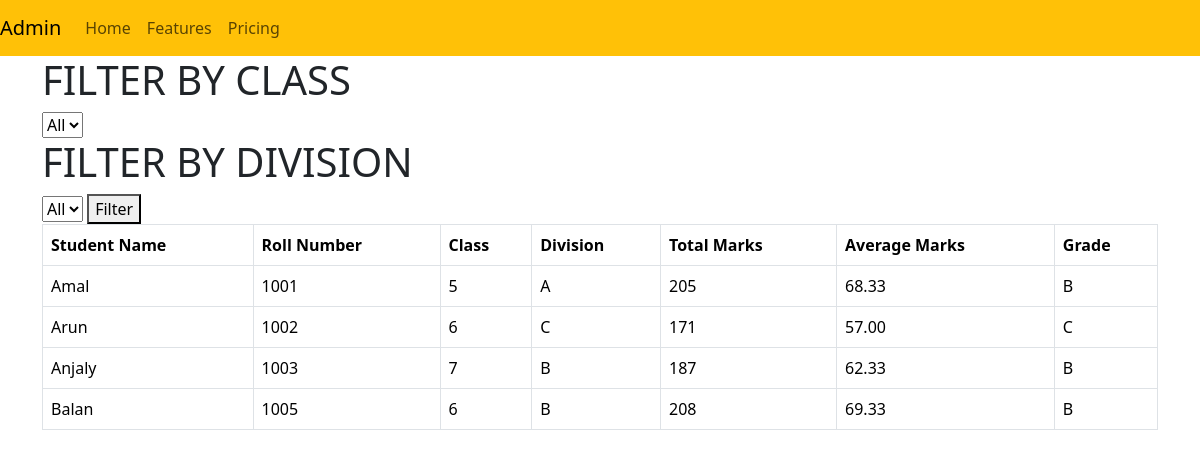
The page / on the database its author committed.
### school/models.py (models this page shows, shortened)
class Class(models.Model):
    name=models.IntegerField()
    def __str__(self):
        return str(self.name)

class Student(models.Model):
    name=models.CharField(max_length=50)
    roll_number=models.IntegerField(unique=True)
    class_name=models.ForeignKey(Class,on_delete=models.CASCADE,related_name='class_details')
    division=models.ForeignKey(Division,on_delete=models.CASCADE,related_name='division_details')

class Division(models.Model):
    name=models.CharField(max_length=2)
    def __str__(self):
        return self.name

### school/views.py (the view)
# urls.py: path('',views.home_page,name='home'),
def home_page(request):
    marks = Marks.objects.select_related('student')
    dict=[]
    if request.GET.get('class'):
        marks = marks.filter(student__class_name__name=request.GET.get('class'))
    if request.GET.get('division'):
        marks = marks.filter(student__division__name=request.GET.get('division'))
    for student in marks:
        total=student.math_mark+student.english_mark+student.malayalam_mark
        avg=total/3
        if avg >=75:
            grade='A'
        elif avg >=60 and avg < 75:
            grade='B'
        elif avg >=40 and avg <60:
            grade='C'
        else:
            grade='Fail'
        student_dict={
            'name':student.student.name,
            'roll_no':student.student.roll_number,
            'class':student.student.class_name,
            'division':student.student.division,
            'total':total,
            'average':avg,
            'grade':grade
        }
        dict.append(student_dict)
    return render(request, 'home.html', {'marks': dict})

### school/templates/home.html (shortened to what this page needs)
{% extends "base.html" %}
{% block content %}
<div class='container'>
    <div>
        <form method='get'>
            <h1>FILTER BY CLASS</h1>
            <select name='class'>
                <option value=''>All</option>
            </select>
            <h1>FILTER BY DIVISION</h1>
            <select name='division'>
                <option value=''>All</option>
            </select>
            <button type='submit'>Filter</button>
        </form>
    <table class='table table-bordered'>
        <thead>
            <tr>
                <td><b>Student Name</b> </td>
                <td><b>Roll Number</b></td>
                <td><b>Class</b></td>
                <td><b>Division</b></td>
                <td><b>Total Marks</b></td>
                <td><b>Average Marks</b></td>
                <td><b>Grade</b> </td>
            </tr>
        </thead>
        <tbody>
{% for i in marks  %}
<tr>
    <td>{{ i.name }}</td>
    <td>{{ i.roll_no }}</td>
    <td>{{ i.class}}</td>
    <td>{{ i.division }}</td>
    <td>{{ i.total }}</td>
    <td>{{ i.average|floatformat:2 }}</td>
    <td>{{ i.grade }}</td>
</tr>
{% endfor %}
</tbody>
    </table>
{% endblock content %}

### school/templates/base.html (shortened to what this page needs)
<!DOCTYPE html>
    <head>
        <link href="https://cdn.jsdelivr.net/npm/bootstrap@5.3.8/dist/css/bootstrap.min.css" rel="stylesheet">
    </head>
    <body>
        <nav class="navbar navbar-expand-lg navbar-light bg-warning">
                <a class="navbar-brand" href="{% url "admin_login" %}">Admin</a>
                <div class="collapse navbar-collapse" id="navbarNav">
                    <ul class="navbar-nav">
                    <li class="nav-item active">
                        <a class="nav-link" href="{% url "home" %}">Home </a>
                    </li>
                    <li class="nav-item">
                        <a class="nav-link" href="#">Features</a>
                    </li>
                    <li class="nav-item">
                        <a class="nav-link" href="#">Pricing</a>
                    </li>
                    </ul>
                </div>
</nav>
       {% block content %}
       {% endblock content %}
    </body>
</html>

### rows shown on the page
Class: name "Amal", roll_no "1001", class "5", division "A", total "205", average "68.33", grade "B"
Class: name "Arun", roll_no "1002", class "6", division "C", total "171", average "57.00", grade "C", name "Balan", roll_no "1005", division "B", total "208", average "69.33", grade "B"
Class: name "Anjaly", roll_no "1003", class "7", division "B", total "187", average "62.33", grade "B"
